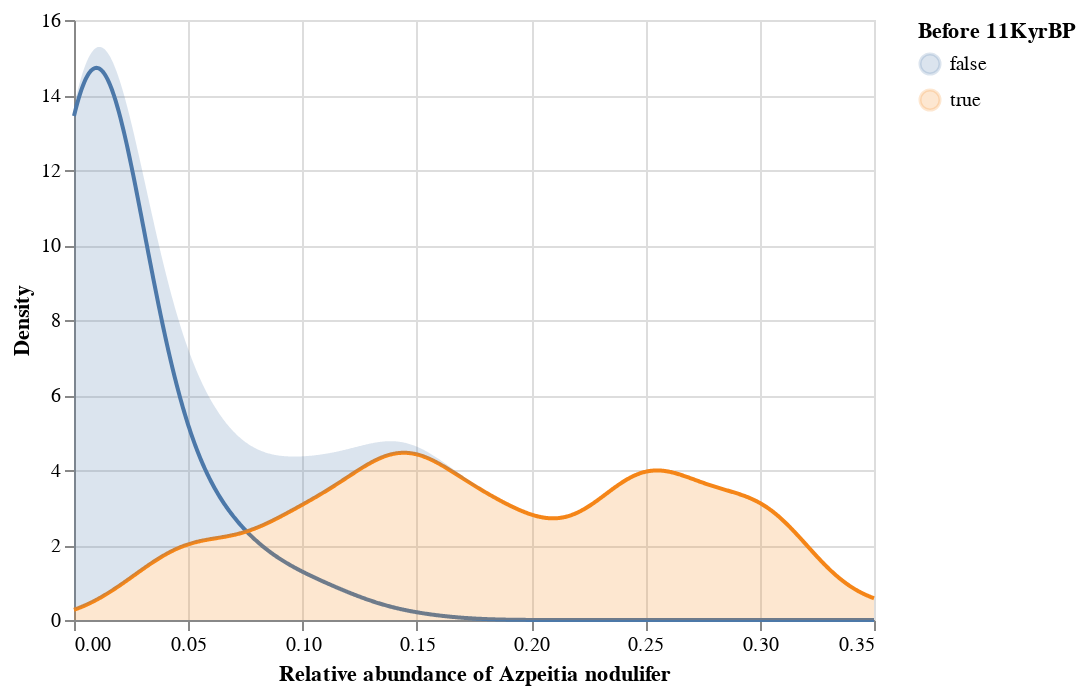

Write notebook code for a chart like this one.
### Markdown cell above
<!-- BEGIN QUESTION -->

### Q1 (d). Conditional distributions of relative abundance

Does the distribution of relative abundance of *Azpeitia nodulifer* differ when variation in sea temperatures was higher (before 11KyrBP)? 

#### (i) Plot kernel density estimates to show the distribution of relative abundances before and after 11KyrBP.

1. Use `.transform_caluculate(...)` to calculate an indicator variable, `pre_dryas`, that indicates whether `Age` exceeds 11.

2. Use `.transform_density(...)` to compute KDEs separately for observations of relative abundance before and after 11KyrBP.
    + *Hint*: group by `pre_dryas`


3. Plot the KDEs distinguished by color; give the color legend the title 'Before 11KyrBP' and store the plot as `kdes`.

4. Add a shaded area beneath the KDE curves. Adjust the opacity of the area to your liking.

### Code cell
kdes = alt.Chart(diatoms).transform_calculate(
    pre_dryas = 'datum.Age > 11'
).transform_density(
    density = 'A_nodul',
    as_ = ['Relative abundance of Azpeitia nodulifer', 'Density'],
    bandwidth = 0.02,
    extent = [0,0.35],
    steps = 1000,
    groupby = ['pre_dryas']
).mark_line().encode(
    x = 'Relative abundance of Azpeitia nodulifer:Q', 
    y = 'Density:Q',
    color = alt.Color('pre_dryas:N', title = 'Before 11KyrBP')
)
kdes + kdes.mark_area(opacity =0.2)

### Figure 1 — Vega-Lite specification as saved in the notebook (floating-point values rounded to 4 significant figures; data arrays with more than 128 entries replaced by an {"elided": "..."} marker saying what was removed)
{"config": {"view": {"continuousWidth": 400, "continuousHeight": 300}}, "layer": [{"mark": "line", "encoding": {"color": {"field": "pre_dryas", "title": "Before 11KyrBP", "type": "nominal"}, "x": {"field": "Relative abundance of Azpeitia nodulifer", "type": "quantitative"}, "y": {"field": "Density", "type": "quantitative"}}, "transform": [{"calculate": "datum.Age > 11", "as": "pre_dryas"}, {"density": "A_nodul", "bandwidth": 0.02, "extent": [0, 0.35], "groupby": ["pre_dryas"], "steps": 1000, "as": ["Relative abundance of Azpeitia nodulifer", "Density"]}]}, {"mark": {"type": "area", "opacity": 0.2}, "encoding": {"color": {"field": "pre_dryas", "title": "Before 11KyrBP", "type": "nominal"}, "x": {"field": "Relative abundance of Azpeitia nodulifer", "type": "quantitative"}, "y": {"field": "Density", "type": "quantitative"}}, "transform": [{"calculate": "datum.Age > 11", "as": "pre_dryas"}, {"density": "A_nodul", "bandwidth": 0.02, "extent": [0, 0.35], "groupby": ["pre_dryas"], "steps": 1000, "as": ["Relative abundance of Azpeitia nodulifer", "Density"]}]}], "data": {"name": "data-9f4e66e54759d6b46301ea3d10ce44f6"}, "$schema": "https://vega.github.io/schema/vega-lite/v4.17.0.json", "datasets": {"data-9f4e66e54759d6b46301ea3d10ce44f6": {"elided": "230 records"}}}
